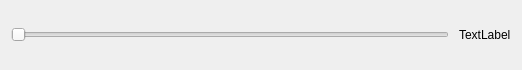
<?xml version="1.0" encoding="UTF-8"?>
<ui version="4.0">
 <class>ThresholdWindow</class>
 <widget class="QDialog" name="ThresholdWindow">
  <property name="geometry">
   <rect>
    <x>0</x>
    <y>0</y>
    <width>522</width>
    <height>70</height>
   </rect>
  </property>
  <property name="windowTitle">
   <string>Dialog</string>
  </property>
  <layout class="QVBoxLayout" name="verticalLayout">
   <item>
    <layout class="QHBoxLayout" name="horizontalLayout">
     <property name="spacing">
      <number>10</number>
     </property>
     <item>
      <widget class="QSlider" name="slider">
       <property name="orientation">
        <enum>Qt::Horizontal</enum>
       </property>
      </widget>
     </item>
     <item>
      <widget class="QLabel" name="valueLabel">
       <property name="text">
        <string>TextLabel</string>
       </property>
      </widget>
     </item>
    </layout>
   </item>
  </layout>
 </widget>
 <resources/>
 <connections/>
</ui>
